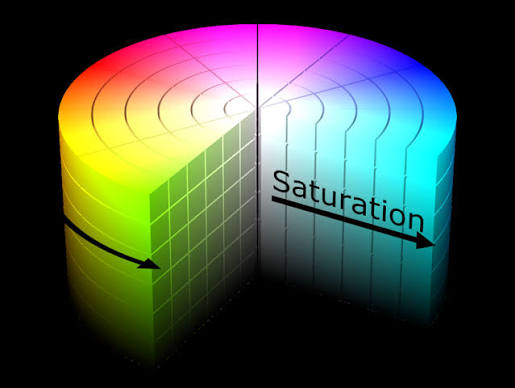
#> input picture python_scripts/images/HSV.jpeg, 515 x 388 px, given in place of the camera
$ python TouchTracking.py
#> lines starting #> are read from the running program, lines starting #| are printed output that depends on the picture; after the words box and inside, x2 and y2 are one past the last pixel; in counts of white or black regions, pixels touching at a corner belong together
import cv2
import numpy as np

print("OpenCV version:", cv2.__version__)

CAM_W, CAM_H = 640, 480

WEBCAM_W, WEBCAM_H = 470, 350
TRACKBAR_W, TRACKBAR_H = 300, 300
MASK_W, MASK_H = 300, 120

exit_program = False


def mouse_callback(event, x, y, flags, param):
    global exit_program
    if event == cv2.EVENT_LBUTTONDOWN and 10 <= x <= 130 and 10 <= y <= 65:
        exit_program = True


cv2.namedWindow("WEBCAM", cv2.WINDOW_NORMAL)
cv2.resizeWindow("WEBCAM", WEBCAM_W, WEBCAM_H)
cv2.moveWindow("WEBCAM", 0, 0)
cv2.setMouseCallback("WEBCAM", mouse_callback)

cv2.namedWindow("Trackbars", cv2.WINDOW_NORMAL)
cv2.resizeWindow("Trackbars", TRACKBAR_W, TRACKBAR_H)
cv2.moveWindow("Trackbars", 480, 0)

cv2.namedWindow("MASK", cv2.WINDOW_NORMAL)
cv2.resizeWindow("MASK", MASK_W, MASK_H)
cv2.moveWindow("MASK", 480, 310)


trackbars = [
    ("HUE lower", 50, 179),
    ("HUE upper", 100, 179),
    ("HUE2 lower", 50, 179),
    ("HUE2 upper", 100, 179),
    ("SAT lower", 100, 255),
    ("SAT upper", 255, 255),
    ("VALUE lower", 100, 255),
    ("VALUE upper", 255, 255),
]

for name, value, maximum in trackbars:
    cv2.createTrackbar(name, "Trackbars", value, maximum, lambda x: None)


cam = cv2.VideoCapture(0, cv2.CAP_V4L2)
cam.set(cv2.CAP_PROP_FRAME_WIDTH, CAM_W)
cam.set(cv2.CAP_PROP_FRAME_HEIGHT, CAM_H)

if not cam.isOpened():
    raise RuntimeError("Camera could not be opened")


while True:
    ret, frame = cam.read()
#> frame is the input picture: shape (388, 515, 3); mean B, G, R 65.5, 76.1, 67.7

    if not ret:
        break

    hsv = cv2.cvtColor(frame, cv2.COLOR_BGR2HSV)
#> hsv: shape (388, 515, 3); mean H, S, V 41.6, 88.3, 93.9

    h1 = cv2.getTrackbarPos("HUE lower", "Trackbars")
    h2 = cv2.getTrackbarPos("HUE upper", "Trackbars")
    h3 = cv2.getTrackbarPos("HUE2 lower", "Trackbars")
    h4 = cv2.getTrackbarPos("HUE2 upper", "Trackbars")

    s1 = cv2.getTrackbarPos("SAT lower", "Trackbars")
    s2 = cv2.getTrackbarPos("SAT upper", "Trackbars")

    v1 = cv2.getTrackbarPos("VALUE lower", "Trackbars")
    v2 = cv2.getTrackbarPos("VALUE upper", "Trackbars")

    lower1 = np.array([h1, s1, v1])
    upper1 = np.array([h2, s2, v2])

    lower2 = np.array([h3, s1, v1])
    upper2 = np.array([h4, s2, v2])

    mask1 = cv2.inRange(hsv, lower1, upper1)
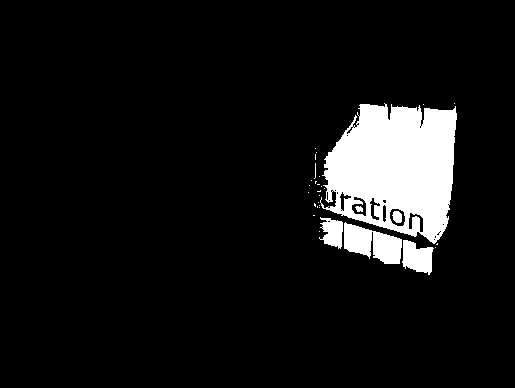
#> mask1: shape (388, 515); 8.2% white; 31 white regions (25 under 20 px)
    mask2 = cv2.inRange(hsv, lower2, upper2)

    mask = cv2.add(mask1, mask2)

    contours, _ = cv2.findContours(
        mask,
        cv2.RETR_EXTERNAL,
        cv2.CHAIN_APPROX_SIMPLE
    )
#> contours = 29 contours, 25 with area under 20; largest, box (x1, y1, x2, y2) and area: (320, 103, 457, 244) 13805, (344, 222, 402, 264) 1406, (402, 240, 434, 275) 696, (319, 217, 343, 249) 445

    contours = sorted(
        contours,
        key=cv2.contourArea,
        reverse=True
    )

    for cnt in contours:
        if cv2.contourArea(cnt) <= 50:
            continue

        x, y, w, h = cv2.boundingRect(cnt)

        cx = x + w // 2
        cy = y + h // 2

        cv2.drawContours(
            frame,
            [cnt],
            -1,
            (255, 0, 0),
            2
        )

        cv2.rectangle(
            frame,
            (x, y),
            (x + w, y + h),
            (0, 255, 0),
            2
        )

        cv2.circle(
            frame,
            (cx, cy),
            5,
            (0, 0, 255),
            -1
        )

        cv2.line(
            frame,
            (cx, 0),
            (cx, CAM_H),
            (0, 255, 0),
            1
        )

        cv2.line(
            frame,
            (0, cy),
            (CAM_W, cy),
            (0, 255, 0),
            1
        )
#> this loop made 29 passes
#> cnt on passes 5 to 16: [[314, 203], [314, 205], [315, 206], [315, 204]], [[437, 243], [436, 244], [437, 244]], [[320, 190], [319, 191], [317, 191], [320, 191]], [[315, 181], [315, 183], [315, 182], [316, 181]], [[435, 247]], [[319, 231]], [[313, 215], [314, 215]], [[319, 207]], [[317, 206], [317, 207]], [[319, 205]], [[318, 202]], [[319, 195]]
#> (x, y, w, h, cx, cy) on passes 1 to 4: (320, 103, 137, 141, 388, 173), (344, 222, 58, 42, 373, 243), (402, 240, 32, 35, 418, 257), (319, 217, 24, 32, 331, 233)
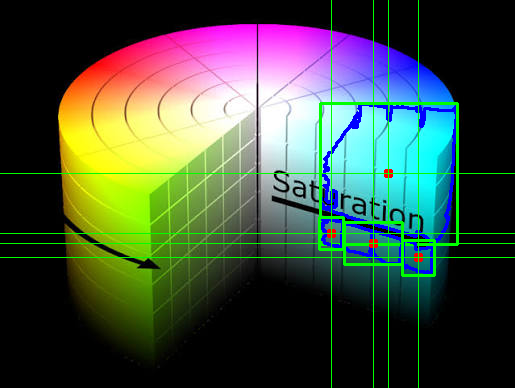
#> frame: shape (388, 515, 3); 4.55% of pixels changed, all inside (x1, y1, x2, y2) = (0, 0, 515, 388)

    webcam = cv2.resize(
        frame,
        (WEBCAM_W, WEBCAM_H)
    )
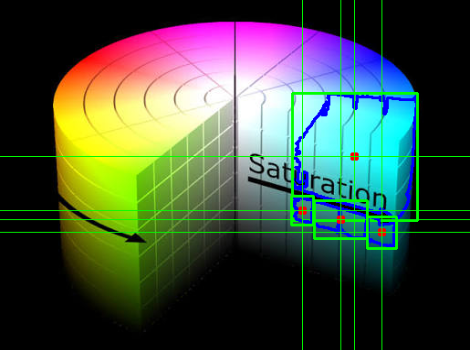
#> webcam: shape (350, 470, 3); mean B, G, R 63.6, 78.6, 65.4

    mask_display = cv2.resize(
        mask,
        (MASK_W, MASK_H)
    )
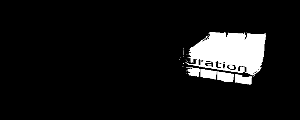
#> mask_display: shape (120, 300); min 0, max 255, mean 20.9

    cv2.rectangle(
        webcam,
        (10, 10),
        (130, 65),
        (0, 0, 255),
        -1
    )

    cv2.putText(
        webcam,
        "EXIT",
        (30, 50),
        cv2.FONT_HERSHEY_SIMPLEX,
        1.1,
        (255, 255, 255),
        3
    )
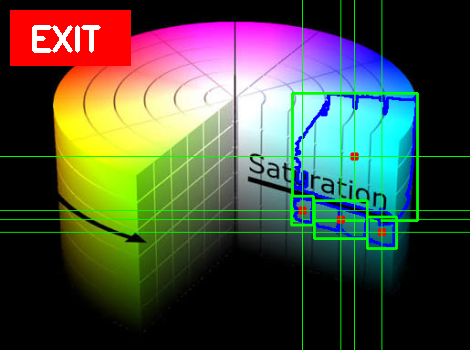
#> webcam: shape (350, 470, 3); mean B, G, R 64.6, 79.8, 74.4

    cv2.imshow("WEBCAM", webcam)
    cv2.imshow("MASK", mask_display)

    key = cv2.waitKey(1) & 0xFF
#> (key q is pressed here)

    if key == ord("q") or exit_program:
        break


cam.release()
cv2.destroyAllWindows()

print("Program terminated.")
